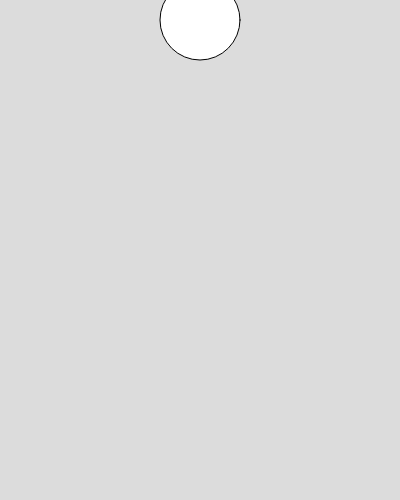
Frame 1 (no input)
Frame 60 (no input): identical to frame 1, image omitted
Frame 120 (the mouse pressed at the canvas centre since frame 60): identical to frame 1, image omitted

The p5.js sketch that drew this single still picture (run headless with seeded random() and noise() and a simulated clock; from frame 60 on, the mouse is pressed at the canvas centre):

// p5.js sketch
// ── sketch.js
function setup() {
  createCanvas(400, 500)
}


function draw() {
  background(220);
  circle(200, 20, 80)
}
